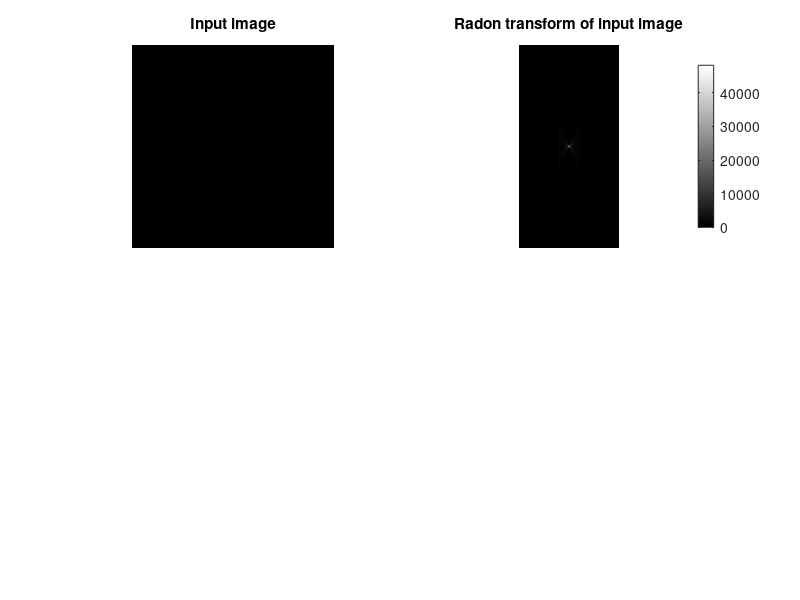

The MATLAB script that drew this image:
clc
clear all
close all
%Step 1: Generation of straight line image
a=zeros(256);
[m n]=size(a);
for i=1:256
    for j=5:256
    a(128,j)=255;
    end
end
%Step 2: Computing Radon transform
theta=0:180;
[p q]=radon(a,theta);
subplot(2,2,1),imshow(a),title('Input image')
subplot(2,2,2),imshow(p,[],'Xdata',theta,'Ydata',q,'InitialMagnification','fit'),
title('Radon transform of input image'),
colormap(hot), colorbar
